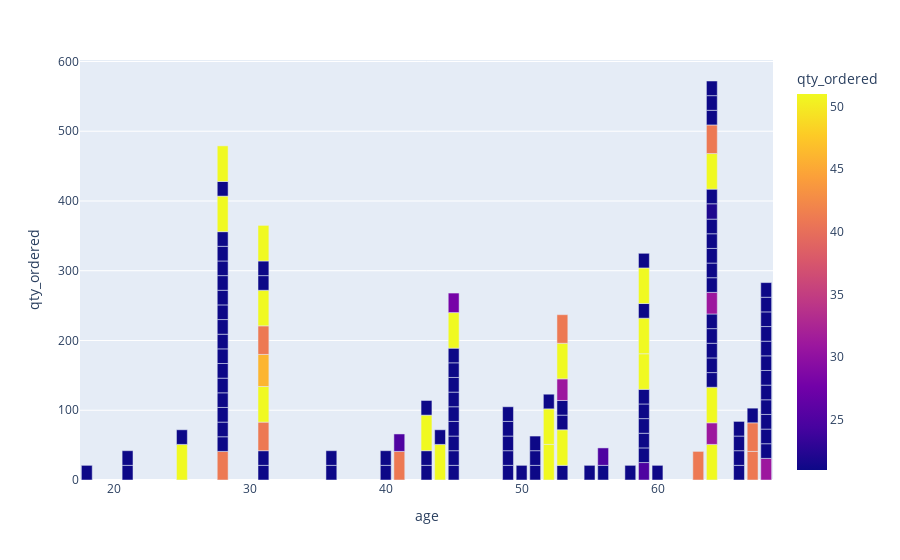

The cell this chart's notebook holds for it:
### Code cell
sales1 = sales.query('qty_ordered >= 20')

px.bar(sales1 , x=sales1['age'],y=sales1['qty_ordered'],color=sales1['qty_ordered'])

### Figure 1 — Plotly figure (JSON) as saved in the notebook; plotly's stock layout.template omitted (floating-point values rounded to 4 significant figures; data arrays with more than 128 entries replaced by an {"elided": "..."} marker saying what was removed)
{"data": [{"alignmentgroup": "True", "hovertemplate": "age=%{x}<br>qty_ordered=%{marker.color}<extra></extra>", "legendgroup": "", "marker": {"color": {"elided": "134 int values"}, "coloraxis": "coloraxis", "pattern": {"shape": ""}}, "name": "", "offsetgroup": "", "orientation": "v", "showlegend": false, "textposition": "auto", "type": "bar", "x": {"elided": "134 int values"}, "xaxis": "x", "y": {"elided": "134 int values"}, "yaxis": "y"}], "layout": {"barmode": "relative", "coloraxis": {"colorbar": {"title": {"text": "qty_ordered"}}, "colorscale": [[0, "#0d0887"], [0.1111, "#46039f"], [0.2222, "#7201a8"], [0.3333, "#9c179e"], [0.4444, "#bd3786"], [0.5556, "#d8576b"], [0.6667, "#ed7953"], [0.7778, "#fb9f3a"], [0.8889, "#fdca26"], [1, "#f0f921"]]}, "legend": {"tracegroupgap": 0}, "margin": {"t": 60}, "xaxis": {"anchor": "y", "domain": [0, 1], "title": {"text": "age"}}, "yaxis": {"anchor": "x", "domain": [0, 1], "title": {"text": "qty_ordered"}}}}
